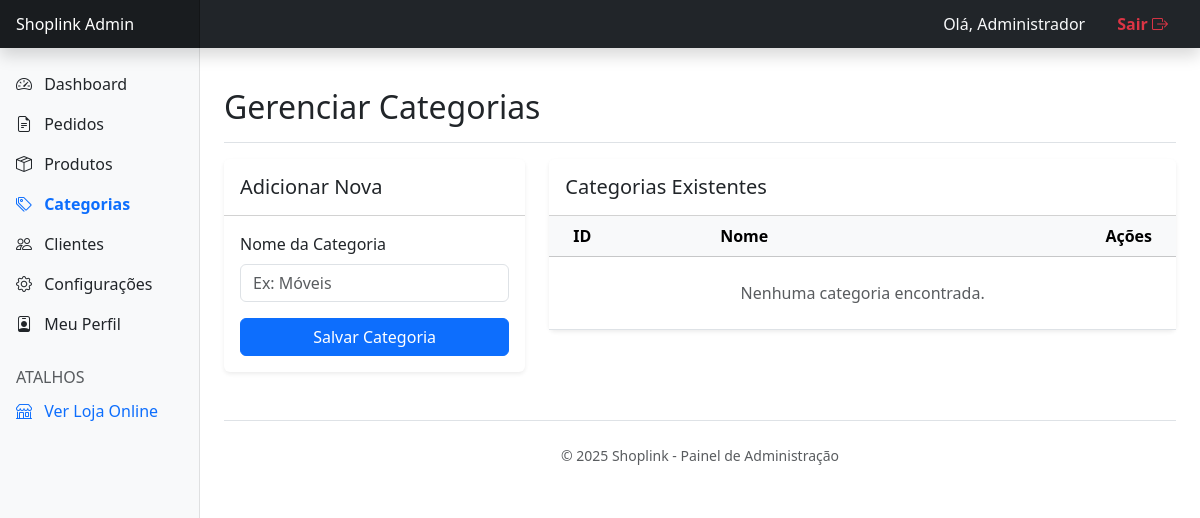
The page /admin/categorias.php (signed in) on the database as committed earlier.
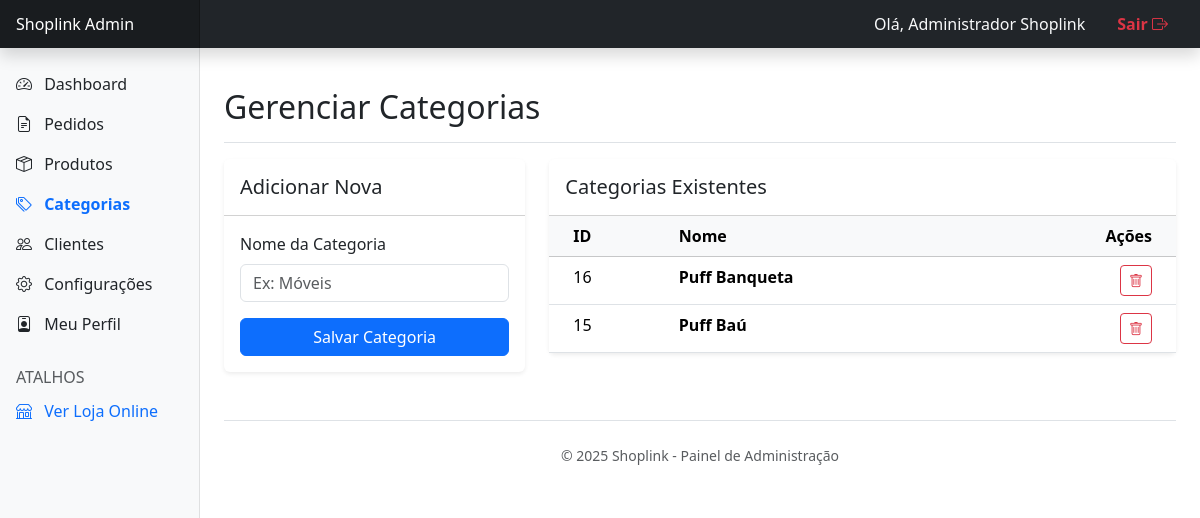
The same page on the database as committed later.
### tables this page shows
CREATE TABLE `categorias` (
  `id` int(11) NOT NULL,
  `nome` varchar(100) NOT NULL
);

### admin/categorias.php (the view, shortened to what the changed rows need)
<?php
require_once 'includes/header_admin.php';
try {
    $stmt = $pdo->query("SELECT * FROM categorias ORDER BY id DESC");
    $categorias = $stmt->fetchAll();
} catch (PDOException $e) {
    echo "Erro: " . $e->getMessage();
}
?>
<div class="d-flex justify-content-between flex-wrap flex-md-nowrap align-items-center pt-3 pb-2 mb-3 border-bottom">
    <h1 class="h2">Gerenciar Categorias</h1>
</div>
<div class="row">
    <div class="col-md-8">
        <div class="card shadow-sm border-0">
            <div class="card-body p-0">
                <table class="table table-hover mb-0">
                    <thead class="table-light">
                        <tr>
                            <th class="ps-4">ID</th>
                            <th>Nome</th>
                            <th class="text-end pe-4">Ações</th>
                        </tr>
                    </thead>
                    <tbody>
                        <?php if ($categorias): ?>
                            <?php foreach ($categorias as $cat): ?>
                                <tr>
                                    <td class="ps-4"><?php echo $cat['id']; ?></td>
                                    <td class="fw-bold"><?php echo htmlspecialchars($cat['nome']); ?></td>
                                    <td class="text-end pe-4">
                                        <a href="categorias.php?excluir=<?php echo $cat['id']; ?>" class="btn btn-sm btn-outline-danger" onclick="return confirm('Tem certeza?');">
                                            <i class="bi bi-trash"></i>
                                        </a>
                                    </td>
                                </tr>
                            <?php endforeach; ?>
                        <?php else: ?>
                            <tr><td colspan="3" class="text-center py-4 text-muted">Nenhuma categoria encontrada.</td></tr>
                        <?php endif; ?>
                    </tbody>
                </table>
            </div>
        </div>
    </div>
</div>
<?php require_once 'includes/footer_admin.php'; ?>

### admin/includes/header_admin.php (shortened to what the changed rows need)
<?php
$nome_admin = $_SESSION['nome'] ?? 'Administrador';
?>
<!DOCTYPE html>
<html lang="pt-br">
<head>
    <link href="https://cdn.jsdelivr.net/npm/bootstrap@5.3.3/dist/css/bootstrap.min.css" rel="stylesheet">
    <link rel="stylesheet" href="https://cdn.jsdelivr.net/npm/bootstrap-icons@1.11.3/font/bootstrap-icons.min.css">
</head>
<body>
<header class="navbar navbar-dark sticky-top bg-dark flex-md-nowrap p-0 shadow">
  <div class="w-100 d-flex justify-content-end align-items-center px-3">
      <span class="text-light me-3 d-none d-sm-inline">Olá, <?php echo htmlspecialchars($nome_admin); ?></span>
      <div class="navbar-nav">
        <div class="nav-item text-nowrap">
        </div>
      </div>
  </div>
</header>
<div class="container-fluid">
  <div class="row">
    <main class="col-md-9 ms-sm-auto col-lg-10 px-md-4 py-4">

Rows that differ between the two databases and show on the page:
added categorias: id "16", nome "Puff Banqueta"
added categorias: id "15", nome "Puff Baú"
Other text that changed with them:
$nome_admin: "Administrador" → "Administrador Shoplink"
text no longer shown: "Nenhuma categoria encontrada."
